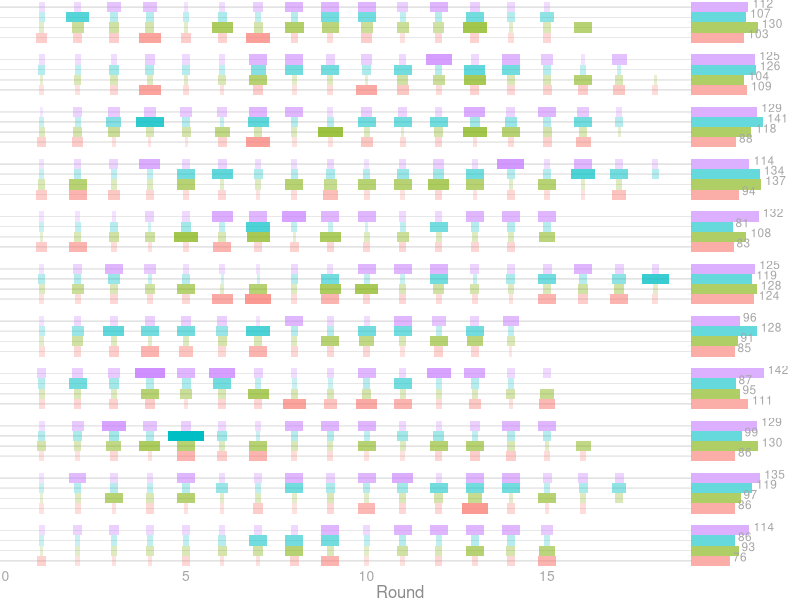

Generate this figure with R:
## ---- chunk 1
knitr::opts_chunk$set(echo = TRUE)

library(ggplot2)
library(lubridate)
library(dplyr)
library(tidyr)
## ---- chunk 2
# Function to remove "T" from date string
# "T" is appended to the date string so Excel doesn't
# mess it up when the file is opened
rmT <- function(fstr) { stringr::str_replace(fstr, "T", "") }

# Read data file
df.raw <- read.csv("data/quirklescores.csv", header=TRUE) %>%
  mutate(date = ymd(rmT(date)))

# Cumulative scores
matches <- unique(df.raw$match)
d <- lapply(seq_along(matches), function(i) {
  df <- df.raw %>% filter(match == matches[i])
  df$CLu <- cumsum(df$Lu)
  df$CCr <- cumsum(df$Cr)
  df$CCo <- cumsum(df$Co)
  df$CNa <- cumsum(df$Na)
  return(df)
})
df.scores <- do.call(rbind,d)

# Rearrange for plotting
df.quirkle <- df.scores %>% 
  select(match, round, Lu, Cr, Co, Na) %>%
  pivot_longer(cols = c("Lu", "Cr", "Co", "Na")) %>%
  mutate(name = factor(name, levels = c("Co","Lu","Cr","Na")))
## ---- chunk 3
# Useful parameters
df.totals <- df.quirkle %>% group_by(match, name) %>% summarise(score = sum(value, na.rm=TRUE))
max_round <- max(df.quirkle$round)
max_value <- max(df.quirkle$value, na.rm=TRUE)
max_score <- max(df.totals$score)

# First try at the figure, with circles... 
# this one didn't make the cut
p1 <- ggplot(df.quirkle, aes(group=match)) +
  geom_point(aes(x=round, y=name, size=value, color=name, alpha=value)) +
  scale_size_area(max_size=8) +
  facet_wrap(~match, ncol=1) +
  labs(x="Round", y = "") +
  geom_rect(data=df.totals, 
            aes(xmin = max_round+1, xmax = max_round+1+3*score/max_score,
                ymin = as.integer(name), ymax = as.integer(name)+1,
                fill=name, color=name), alpha=0.6, size=0) +
  theme_minimal() +
  theme(strip.background = element_blank(),
  strip.text.x = element_blank(),
  legend.position = "none",
  axis.text.y = element_blank())

# Summary figure
p2 <- ggplot(df.quirkle, aes(group=match)) +
  geom_linerange(aes(xmin=-Inf, xmax=max_round+1, y=as.integer(name)+0.5), 
                 size=0.2, color="grey90", alpha=0.4) +
  geom_rect(aes(xmin=round-0.5*value/max_value, xmax=round+0.5*value/max_value, 
                ymin=as.integer(name), ymax=as.integer(name)+1, 
                fill=name, color=name, alpha=value), size=0) +
  geom_rect(data=df.totals, 
            aes(xmin = max_round+1, xmax = max_round+1+2*score/max_score,
                ymin = as.integer(name), ymax = as.integer(name)+1,
                fill=name, color=name), alpha=0.6, size=0) +
  geom_text(data=df.totals, 
            aes(x = max_round+1+2*score/max_score,
                y = as.integer(name), label=score), 
            color="grey65", size=3, hjust=-0.2, vjust=-0.5) +
  scale_size_area(max_size=8) +
  scale_x_continuous(breaks = c(0,5,10,15)) +
  labs(x = "Round", y = "") +
  facet_wrap(~desc(match), ncol=1) +
  theme_void() +
  #theme_minimal() +
  theme(strip.background = element_blank(),
  strip.text.x = element_blank(),
  legend.position = "none",
  axis.text.y = element_blank(),
  axis.text.x = element_text(size=10, color="grey65"),
  axis.title.x = element_text(size=12, color="grey55"))
  
## ---- chunk 4
# Draw the figure in the document
p2
## ---- chunk 5
# Some additional testing
# ...more to do here...
df.test <- df.quirkle %>% 
  group_by(round) %>% 
  summarise(md = median(value, na.rm=TRUE), sd = sd(value, na.rm=TRUE),
            mn = mean(value, na.rm=TRUE), sum = sum(value, na.rm=TRUE))

p3 <- ggplot(df.test, aes(x=round, y=sum)) + 
  geom_linerange(aes(ymin=score-sd, ymax=score+sd), size=0.4, color="grey65") +
  geom_line() +
  geom_point(shape=21, size=4, fill="grey65", color="grey40", alpha=0.9) +
  theme_minimal()

p3 <- ggplot(df.test) +
  geom_col(aes(x=round, y=md)) +
  theme_minimal()

p3 <- ggplot(df.quirkle) +
  geom_boxplot(aes(x=round, y=value, group=round, fill=name), alpha=0.7) +
  facet_wrap(~name, ncol=1) +
  theme_minimal()
